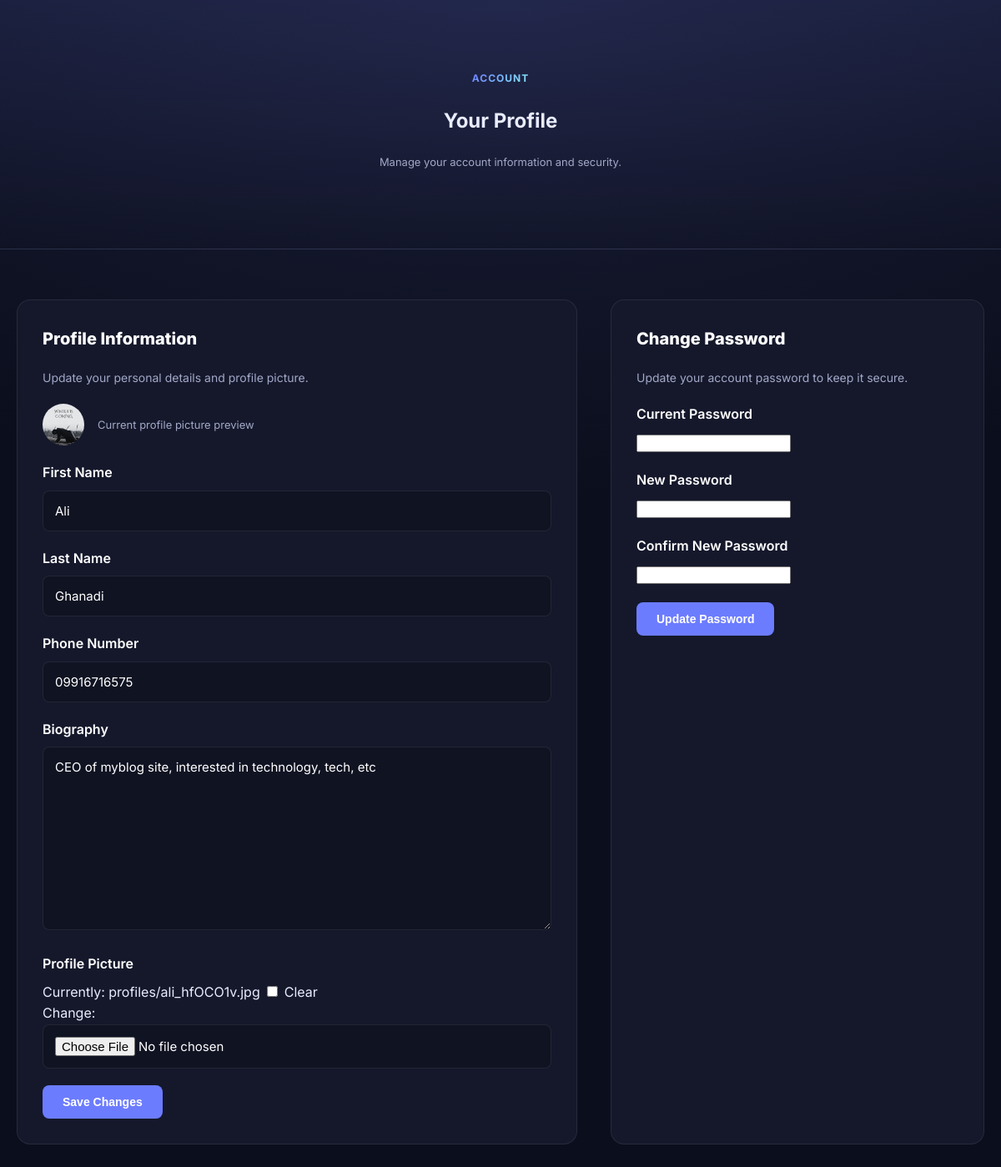
Page /accounts/profile/ (signed in) on the committed database.
### accounts/models.py (models this page shows, shortened)
class CustomUser(AbstractUser):
    email = models.EmailField(unique=True)
    first_name = models.CharField(max_length=50)
    last_name = models.CharField(max_length=50)
    phone_number = models.CharField(max_length=20, blank=False, null=False)
    profile_picture = models.ImageField(upload_to='profiles/', blank=True, null=True)
    biography = models.TextField(default="No bio")

### accounts/views.py (the view, shortened to what this page needs)
# urls.py: path('profile/', profile_view, name="profile"),
@login_required
def profile_view(request):
    info_form = UpdateUserInformation(instance=request.user)
    pw_form = PasswordChangeForm(request.user)
    context = {'pw_form': pw_form, 'info_form': info_form}
    return render(request, 'profile.html', context)

### accounts/forms.py
class UpdateUserInformation(forms.ModelForm):
  def __init__(self, *args, **kwargs):
      super().__init__(*args, **kwargs)
      for field in self.fields.values():
            field.widget.attrs.update({'class': 'form-control'})
  class Meta:
    model = User
    fields = ('first_name', 'last_name', 'phone_number', 'biography', 'profile_picture')

### templates/profile.html (shortened to what this page needs)
<!DOCTYPE html>
<html lang="en">
<head>
</head>
<body>
  <section class="hero">
    <div class="container">
      <span class="badge">Account</span>
      <h1>Your Profile</h1>
      <p class="small">Manage your account information and security.</p>
    </div>
  </section>
  <div class="container profile-grid">
    <div class="card">
      <h3>Profile Information</h3>
      <p class="desc">Update your personal details and profile picture.</p>
      <div class="avatar-row">
        <div class="avatar">
        {% if user.profile_picture %}
               <img src="{{user.profile_picture.url}}" alt="{{ post.title }}">
        {% endif%}
        </div>
        <div class="small">Current profile picture preview</div>
      </div>
      <form action="{% url 'accounts:profile' %}" method="POST" enctype="multipart/form-data">
        <div class="form-group">
          <label class="form-label" for="first_name">First Name</label>
          {{info_form.first_name}}
        </div>
        <div class="form-group">
          <label class="form-label" for="last_name">Last Name</label>
          {{info_form.last_name}}
        </div>
        <div class="form-group">
          <label class="form-label" for="phone_number">Phone Number</label>
          {{info_form.phone_number}}
        </div>
        <div class="form-group">
          <label class="form-label" for="biography">Biography</label>
          {{info_form.biography}}
        </div>
        <div class="form-group">
          <label class="form-label" for="profile_picture">Profile Picture</label>
          {{info_form.profile_picture}}
        </div>
        <button class="btn" type="submit" name="update_info">Save Changes</button>
      </form>
    </div>
    <div class="card">
      <h3>Change Password</h3>
      <p class="desc">Update your account password to keep it secure.</p>
      <form action="{% url 'accounts:profile' %}" method="POST">
        <div class="form-group">
          <label class="form-label" for="current_password">Current Password</label>
          {{pw_form.old_password}}
        </div>
        <div class="form-group">
          <label class="form-label" for="new_password">New Password</label>
         {{pw_form.new_password1}}
        </div>
        <div class="form-group">
          <label class="form-label" for="confirm_password">Confirm New Password</label>
         {{pw_form.new_password2}}
        </div>
        <button class="btn" type="submit" name="update_pw">Update Password</button>
      </form>
    </div>
  </div>
</body>
</html>

### templates/profile.html (style rules this page uses)
:root { --bg:#0f1220; --card:#15182b; --muted:#a2a8c7; --text:#e9ecff; --accent:#6c7cff; --accent-hover:#5a6ae6; --accent-2:#89f0ff; --border:rgba(255,255,255,.08); --gradient:linear-gradient(135deg,var(--accent),var(--accent-2)); }
* { box-sizing:border-box }
body { margin:0;font-family:Inter,system-ui,sans-serif;background:radial-gradient(1200px 600px at 50% 0%,#1a1e38,#0b0e1c),var(--bg);color:var(--text);line-height:1.6 }
a { text-decoration:none;color:inherit;transition:.2s }
.container { max-width:1200px;margin:0 auto;padding:0 20px }
.btn { display:inline-block;padding:12px 24px;background:var(--accent);color:white;border-radius:8px;font-weight:600;font-size:14px;transition:.2s;border:none;cursor:pointer }
.hero { padding:80px 0;text-align:center;background:linear-gradient(180deg,rgba(108,124,255,.1),transparent);border-bottom:1px solid var(--border);margin-bottom:60px }
.badge { background:var(--gradient);-webkit-background-clip:text;-webkit-text-fill-color:transparent;font-weight:700;text-transform:uppercase;font-size:12px;letter-spacing:1px }
.profile-grid { display:grid;grid-template-columns:1fr;gap:40px;margin-bottom:100px }
@media (min-width:992px) { .profile-grid { grid-template-columns:1.5fr 1fr } }
.card { background:var(--card);border:1px solid var(--border);border-radius:16px;padding:30px }
.card h3 { margin:0 0 20px;font-size:20px;font-weight:800;color:white }
.card p.desc { margin:0 0 20px;color:var(--muted);font-size:14px }
.form-group { margin-bottom:20px }
.form-label { display:block;margin-bottom:8px;font-weight:600;color:white }
.form-control { width:100%;padding:14px;background:rgba(0,0,0,0.2);border:1px solid var(--border);border-radius:8px;color:white;font-family:inherit;font-size:15px;transition:.2s }
.avatar-row { display:flex;align-items:center;gap:16px;margin-bottom:20px }
.avatar { width:64px;height:64px;border-radius:50%;background:#2a2e45 }
.small { font-size:13px;color:var(--muted) }
.avatar { width: 50px; height: 50px; border-radius: 50%; overflow: hidden; }
.avatar img { width: 100%; height: 100%; object-fit: cover; display: block; }

### rows in the picture
CustomUser: profile_picture (picture), first_name "Ali", last_name "Ghanadi", phone_number "09916716575", biography "CEO of myblog site, interested in technology, tech, etc"
